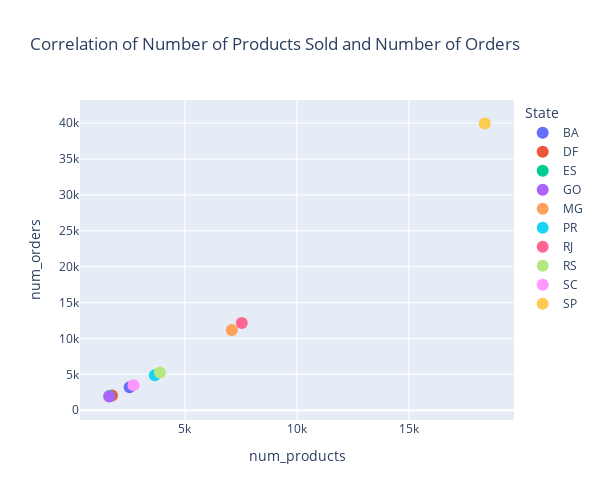

Notebook cell for this chart:
### Code cell
# Create scatter plot for each state with x-axis as 'num_products' and y-axis as 'num_orders'
fig = px.scatter(group_of_top_10_states, x='num_products', y='num_orders', color='customer_state',
                 title='Correlation of Number of Products Sold and Number of Orders')

# Customize the plot (optional)
fig.update_traces(marker=dict(size=12))  # Adjust marker size
fig.update_layout(legend_title_text='State',
                  width=600,
                  height=500)  # Set legend title, width and height

# Show the plot
fig.show()

### Figure 1 — Plotly figure (JSON) as saved in the notebook; plotly's stock layout.template omitted (floating-point values rounded to 4 significant figures)
{"data": [{"hovertemplate": "customer_state=BA<br>num_products=%{x}<br>num_orders=%{y}<extra></extra>", "legendgroup": "BA", "marker": {"color": "#636efa", "size": 12, "symbol": "circle"}, "mode": "markers", "name": "BA", "orientation": "v", "showlegend": true, "type": "scatter", "x": [2528], "xaxis": "x", "y": [3214], "yaxis": "y"}, {"hovertemplate": "customer_state=DF<br>num_products=%{x}<br>num_orders=%{y}<extra></extra>", "legendgroup": "DF", "marker": {"color": "#EF553B", "size": 12, "symbol": "circle"}, "mode": "markers", "name": "DF", "orientation": "v", "showlegend": true, "type": "scatter", "x": [1740], "xaxis": "x", "y": [2050], "yaxis": "y"}, {"hovertemplate": "customer_state=ES<br>num_products=%{x}<br>num_orders=%{y}<extra></extra>", "legendgroup": "ES", "marker": {"color": "#00cc96", "size": 12, "symbol": "circle"}, "mode": "markers", "name": "ES", "orientation": "v", "showlegend": true, "type": "scatter", "x": [1631], "xaxis": "x", "y": [1978], "yaxis": "y"}, {"hovertemplate": "customer_state=GO<br>num_products=%{x}<br>num_orders=%{y}<extra></extra>", "legendgroup": "GO", "marker": {"color": "#ab63fa", "size": 12, "symbol": "circle"}, "mode": "markers", "name": "GO", "orientation": "v", "showlegend": true, "type": "scatter", "x": [1617], "xaxis": "x", "y": [1911], "yaxis": "y"}, {"hovertemplate": "customer_state=MG<br>num_products=%{x}<br>num_orders=%{y}<extra></extra>", "legendgroup": "MG", "marker": {"color": "#FFA15A", "size": 12, "symbol": "circle"}, "mode": "markers", "name": "MG", "orientation": "v", "showlegend": true, "type": "scatter", "x": [7091], "xaxis": "x", "y": [11187], "yaxis": "y"}, {"hovertemplate": "customer_state=PR<br>num_products=%{x}<br>num_orders=%{y}<extra></extra>", "legendgroup": "PR", "marker": {"color": "#19d3f3", "size": 12, "symbol": "circle"}, "mode": "markers", "name": "PR", "orientation": "v", "showlegend": true, "type": "scatter", "x": [3651], "xaxis": "x", "y": [4855], "yaxis": "y"}, {"hovertemplate": "customer_state=RJ<br>num_products=%{x}<br>num_orders=%{y}<extra></extra>", "legendgroup": "RJ", "marker": {"color": "#FF6692", "size": 12, "symbol": "circle"}, "mode": "markers", "name": "RJ", "orientation": "v", "showlegend": true, "type": "scatter", "x": [7537], "xaxis": "x", "y": [12166], "yaxis": "y"}, {"hovertemplate": "customer_state=RS<br>num_products=%{x}<br>num_orders=%{y}<extra></extra>", "legendgroup": "RS", "marker": {"color": "#B6E880", "size": 12, "symbol": "circle"}, "mode": "markers", "name": "RS", "orientation": "v", "showlegend": true, "type": "scatter", "x": [3881], "xaxis": "x", "y": [5268], "yaxis": "y"}, {"hovertemplate": "customer_state=SC<br>num_products=%{x}<br>num_orders=%{y}<extra></extra>", "legendgroup": "SC", "marker": {"color": "#FF97FF", "size": 12, "symbol": "circle"}, "mode": "markers", "name": "SC", "orientation": "v", "showlegend": true, "type": "scatter", "x": [2704], "xaxis": "x", "y": [3491], "yaxis": "y"}, {"hovertemplate": "customer_state=SP<br>num_products=%{x}<br>num_orders=%{y}<extra></extra>", "legendgroup": "SP", "marker": {"color": "#FECB52", "size": 12, "symbol": "circle"}, "mode": "markers", "name": "SP", "orientation": "v", "showlegend": true, "type": "scatter", "x": [18387], "xaxis": "x", "y": [39953], "yaxis": "y"}], "layout": {"height": 500, "legend": {"title": {"text": "State"}, "tracegroupgap": 0}, "title": {"text": "Correlation of Number of Products Sold and Number of Orders"}, "width": 600, "xaxis": {"anchor": "y", "domain": [0, 1], "title": {"text": "num_products"}}, "yaxis": {"anchor": "x", "domain": [0, 1], "title": {"text": "num_orders"}}}}
